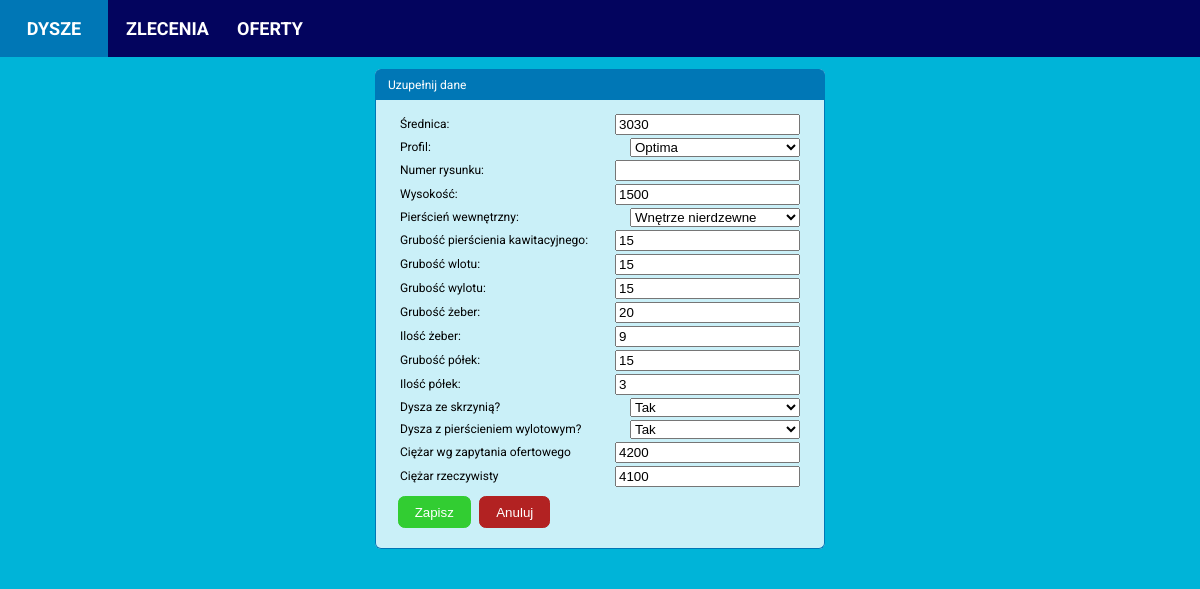
Page /nozzle/1/edit_nozzle on the committed database.
### calculator/models.py (models this page shows, shortened)
class Nozzle(models.Model):
    PROFILES = (('Optima', 'Optima'),
                ('19A', '19A'),
                )
    INNER_RING_TYPES = (('Complete st. st. inside', 'Wnętrze nierdzewne'),
                        ('St. st. ring inside', 'Pierścień kawitacyjny nierdzewny'),
                        ('Complete steel', 'Wnętrze ze stali zwykłej'),
                        ('St. st. ring and outlet', 'Pierścień kawitacyjny i wylot ze stali nierdzewnej'))
    date_created = models.DateTimeField(auto_now_add=True)
    diameter = models.PositiveIntegerField(null=False, blank=False)
    profile = models.CharField(max_length=32, choices=PROFILES, null=False, blank=False)
    drawing_number = models.CharField(max_length=32, blank=True)
    profile_height = models.PositiveIntegerField(null=False, blank=False)
    inner_ring_type = models.CharField(max_length=32, choices=INNER_RING_TYPES, null=False, blank=False)
    inner_ring_thickness_propeller_zone = models.PositiveIntegerField(null=False, blank=False)
    inner_ring_thickness_inlet_zone = models.PositiveIntegerField(null=False, blank=False)
    inner_ring_thickness_outlet_zone = models.PositiveIntegerField(null=False, blank=False)
    ribs_quantity = models.PositiveIntegerField(null=False, blank=False)
    ribs_thickness = models.PositiveIntegerField(null=False, blank=False)
    segments_quantity = models.PositiveIntegerField(null=False, blank=False)
    segments_thickness = models.PositiveIntegerField(null=False, blank=False)
    has_headbox = models.BooleanField(null=False, blank=False)
    has_outlet_ring = models.BooleanField(null=False, blank=False)
    theoretical_weight = models.PositiveIntegerField(blank=True, default=0)
    real_weight = models.PositiveIntegerField(blank=True, default=0)

### calculator/views.py (the view)
# urls.py: path('nozzle/<int:nozzle_id>/edit_nozzle', edit_nozzle, name='edit_nozzle'),
def edit_nozzle(request, nozzle_id):
    nozzle = Nozzle.objects.get(id=nozzle_id)
    ratio = round((nozzle.profile_height / nozzle.diameter), 1)
    if request.method != 'POST':
        form = NozzleForm(instance=nozzle)
    else:
        form = NozzleForm(instance=nozzle, data=request.POST)
        if form.is_valid():
            form.save()
            return redirect('calculator:nozzle_details', nozzle.id)
    context = {'form': form,
               'nozzle': nozzle,
               'ratio': ratio}
    template = 'calculator/edit_nozzle.html'
    return render(request, template, context)

### calculator/templates/calculator/edit_nozzle.html (shortened to what this page needs)
{% extends 'calculator/base.html' %}
{% block content %}
<div class="content-main">
  <div class="item-box narrow-box">
    <div class="item-header-box">
      Uzupełnij dane
    </div>
    <form method="post" action="{% url 'calculator:edit_nozzle' nozzle.id %}">
    <div class="item-details">
      <div class="item-details-box">
        <div>Średnica:</div>
        <div id="diameter_input">{{ form.diameter }}</div>
      </div>
      <div class="item-details-box">
        <div>Profil:</div>
        <div id="profile_input">{{ form.profile }}</div>
      </div>
      <div class="item-details-box">
        <div>Numer rysunku:</div>
        <div id="drawing_input">{{ form.drawing_number }}</div>
      </div>
      <div class="item-details-box">
        <div>Wysokość:</div>
        <div id="profile_height_input">{{ form.profile_height }}</div>
      </div>
      <div class="item-details-box">
        <div>Pierścień wewnętrzny:</div>
        <div id="inner_ring_type_input">{{ form.inner_ring_type }}</div>
      </div>
      <div class="item-details-box">
        <div>Grubość pierścienia kawitacyjnego:</div>
        <div id="inner_ring_thickness_propeller_zone_input">{{ form.inner_ring_thickness_propeller_zone }}</div>
      </div>
      <div class="item-details-box">
        <div>Grubość wlotu:</div>
        <div id="inner_ring_thicknes_inlet_zone_input">{{ form.inner_ring_thickness_inlet_zone }}</div>
      </div>
      <div class="item-details-box">
        <div>Grubość wylotu:</div>
        <div id="inner_ring_thickness_outlet_zone_input">{{ form.inner_ring_thickness_outlet_zone }}</div>
      </div>
      <div class="item-details-box">
        <div>Grubość żeber:</div>
        <div id="ribs_thickness_input">{{ form.ribs_thickness }}</div>
      </div>
      <div class="item-details-box">
        <div>Ilość żeber:</div>
        <div id="ribs_quantity_input">{{ form.ribs_quantity }}</div>
      </div>
      <div class="item-details-box">
        <div>Grubość półek:</div>
        <div id="segments_thickness_input">{{ form.segments_thickness }}</div>
      </div>
      <div class="item-details-box">
        <div>Ilość półek:</div>
        <div id="segments_quantity_input">{{ form.segments_quantity }}</div>
      </div>
      <div class="item-details-box">
        <div>Dysza ze skrzynią?</div>
        <div id="has_headbox_input">{{ form.has_headbox }}</div>
      </div>
      <div class="item-details-box">
        <div>Dysza z pierścieniem wylotowym?</div>
        <div id="has_outlet_ring_input">{{ form.has_outlet_ring }}</div>
      </div>
      <div class="item-details-box">
        <div>Ciężar wg zapytania ofertowego</div>
        <div id="has_outlet_ring_input">{{ form.theoretical_weight }}</div>
      </div>
      <div class="item-details-box">
        <div>Ciężar rzeczywisty</div>
        <div id="has_outlet_ring_input">{{ form.real_weight }}</div>
      </div>
      <div class="button-box">
        <div>
          <form method="get" id="nozzle_form">
            <button class="add-btn" type="submit">Zapisz</button>
          </form>
        </div>
        <a href="{% url 'calculator:nozzle_details' nozzle.id %}"><button class="cancel-btn" type="button">Anuluj</button></a>
      </div>
    </div>
    </form>
  </div>
</div>
{% endblock content %}

### static/styles.css (style rules this page uses)
body { font-family: Roboto, Arial; font-size: 12px; margin: 0 auto; padding: 0; background-color: #00b4d8; }
input[type=number] { -moz-appearance: textfield; }
.content-main { display: flex; flex-direction: row; background-color: #00b4d8; justify-content: space-between; align-items: flex-start; margin: 0 auto; padding: 0 auto; }
.item-box { min-width: 350px; width: 600px; display: flex; flex-direction: column; background-color: #CAF0F8; border-radius: 0.5em; margin: 1em auto; padding: 0px; }
.narrow-box { width: 450px; }
.item-header-box { display: flex; margin: 0; padding-left: 1em; background-color: #0077b6; height: 2.5em; color: white; border-top-left-radius: 0.5em; border-top-right-radius: 0.5em; border-left: 1px solid #0077b6; border-right: 1px solid #0077b6; border-top: 1px solid #0077b6; align-items: center; }
.item-details { padding: 1em 1em; border-left: 1px solid #0077b6; border-right: 1px solid #0077b6; border-bottom: 1px solid #0077b6; border-bottom-left-radius: 0.5em; border-bottom-right-radius: 0.5em; }
.item-details-box { display: flex; justify-content: space-between; align-items: center; padding: 0.125em 1em; }
.button-box { display: flex; justify-content: flex-start; align-items: center; margin: 0.125em 0.25em; }
.add-btn, .confirm-btn, .cancel-btn { background-color: limegreen; color: white; border: 1px solid limegreen; border-radius: 0.5em; height: 2rem; padding: 0.5rem 1rem; margin: 0.5em 0.5em; cursor: pointer; }
.cancel-btn { background-color: firebrick; border: 1px solid firebrick; margin-left: 0.125em; }
.wide_form { width: 12.75em; }

### rows in the picture
Nozzle: diameter "3030", profile "Optima", profile_height "1500", inner_ring_type "Wnętrze nierdzewne", inner_ring_thickness_propeller_zone "15", inner_ring_thickness_inlet_zone "15", inner_ring_thickness_outlet_zone "15", ribs_thickness "20", ribs_quantity "9", segments_thickness "15", segments_quantity "3", has_headbox "Tak", has_outlet_ring "Tak", theoretical_weight "4200", real_weight "4100"
